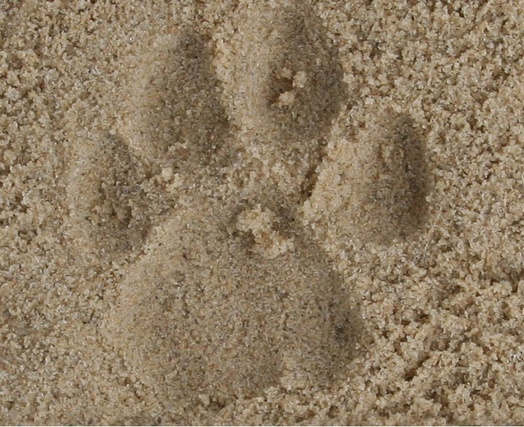
#> input picture images/unmarked/test_cnn/Female Archback 1.jpg, 524 x 427 px, shrunk from 748 x 610 before the run; its folder holds 4 pictures in this run
$ python edge_detector.py
#> lines starting #> are read from the running program, lines starting #| are printed output that depends on the picture; after the words box and inside, x2 and y2 are one past the last pixel; in counts of white or black regions, pixels touching at a corner belong together

from PIL import Image
import numpy as np
import seaborn as sns
import matplotlib.pyplot as plt


ind = [1, 5, 2]
fig, axes = plt.subplots(3, 3, figsize=(9,24))
y = 0
for t in ind:
    im = Image.open('images/unmarked/test_cnn/Female Archback ' + str(t) + '.jpg')
#> im is the input picture: PIL image 524x427 RGB; mean R, G, B 142.5, 123.6, 98.1
    #im = Image.open('dot.jpg')
    size = im.getdata().size
#> size = (524, 427)
    #print(size)


    axes[0,y].imshow(im)
    img = np.array(im.getdata()).reshape((size[1],size[0],3))


    def pool(image, fn, kernel=5, stride=2):

        h_prev, w_prev, n = image.shape

        h = int((h_prev - kernel)/stride)+1
        w = int((w_prev - kernel)/stride)+1

        downsampled = np.zeros((h, w, n))

        for i in range(n):
            curr_y = out_y = 0
            # slide the max pooling window vertically across the image
            while curr_y + kernel <= h_prev:
                curr_x = out_x = 0
                # slide the max pooling window horizontally across the image
                while curr_x + kernel <= w_prev:
                    # choose the maximum value within the window at each step and store it to   the output matrix

                    downsampled[out_y, out_x, i] = fn(image[curr_y:curr_y+kernel,
                                                       curr_x:curr_x+kernel, i])

                    curr_x += stride
                    out_x += 1
                curr_y += stride
                out_y += 1

        return downsampled

    def scan(image, filt, stride=1):

        kernel=filt.shape[0]
        h_prev, w_prev, n = image.shape

        h = int((h_prev - kernel)/stride)+1
        w = int((w_prev - kernel)/stride)+1
        downsampled = np.zeros((h, w, n))

        for i in range(n):
            curr_y = out_y = 0
            # slide the max pooling window vertically across the image
            while curr_y + kernel <= h_prev:
                curr_x = out_x = 0
                # slide the max pooling window horizontally across the image
                while curr_x + kernel <= w_prev:
                    # choose the maximum value within the window at each step and store it to   the output matrix

                    downsampled[out_y, out_x, i] = np.sum(filt *
                                                          image[curr_y:curr_y+kernel,
                                                          curr_x:curr_x+kernel, i])

                    curr_x += stride
                    out_x += 1
                curr_y += stride
                out_y += 1

        return downsampled


    size = 5
    speckle = np.zeros((1, size*size))
    for i in range(size*size):
        speckle[0, i] = 1 if i%2 else -1
    speckle = speckle.reshape((size, size))

    bigspeckle = np.array([[ 1.,  1.,  1., -1., -1., -1.,  1.,  1.,  1.],
                            [ 1.,  1.,  1., -1., -1., -1.,  1.,  1.,  1.],
                           [1., 1., 1., -1., -1., -1., 1., 1., 1.],
                            [-1., -1., -1.,  1.,  1.,  1., -1., -1., -1.],
                           [-1., -1., -1., 1., 1., 1., -1., -1., -1.],
                           [-1., -1., -1., 1., 1., 1., -1., -1., -1.],
                             [ 1.,  1.,  1., -1., -1., -1.,  1.,  1.,  1.],
                           [1., 1., 1., -1., -1., -1., 1., 1., 1.],
                           [1., 1., 1., -1., -1., -1., 1., 1., 1.],])
    #print(bigspeckle)
    img = pool(img[:,:,:2], np.mean, kernel=50)
    # img = scan(img[:,:,:2], speckle)
    # img = pool(img[:,:,:2], np.mean, kernel=20)
    # img = scan(img[:,:,:2], bigspeckle)
    # img = scan(img[:,:,:2], bigspeckle)
    # #img = scan(img[:,:,:2], speckle)
    # #img = pool(img[:,:,:2], np.min)
    # #print(img.shape)
    # #img = pool(img[:,:,:], np.max)
    # #print(img.shape)
    #
    #
    hor = np.zeros((size, size))
    hor[size//2-1,:] = -10
    hor[size//2,:] = 10

    vert = np.zeros((size, size))
    vert[:,size//2-1] = -10
    vert[:,size//2] = 10

    img1 = scan(img[:,:,:2], hor)
    img2 = scan(img[:,:,:2], vert)


    img1 = np.abs(img1)
    img2 = np.abs(img2)

    img = img2 + img1

    # [13 lines of commented-out code are left out]


    img = np.sum(img, axis=2)
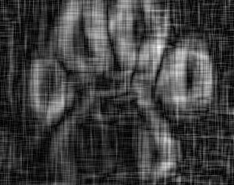
#> img: shape (185, 234) float64; min 0.924, max 441.2, mean 110; drawn with min black and max white


    #dilation and erosion
    #vect = img.copy().flatten().sort()
    #for i in range(len(vect)-1):
    #   vect[i] + vect[i+1]


    sns.heatmap(img, ax= axes[1,y])
    #sns.heatmap(img1[:,:,0])

    g = img.shape
#> g = (185, 234)
    img = img.reshape((1,img.size))
    arr = []
    for i in range(img.size):
        if img.item(i) > 150:
            arr.append(1)
        else:
            arr.append(-1)
#> after the loop, arr = 43290 items
    arr = np.array(arr)
    img = arr.reshape(g)
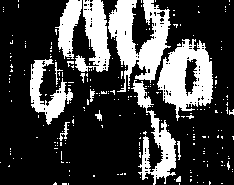
#> img: shape (185, 234) int64; values -1 (black) and 1 (white), 25.8% white; 240 white regions (226 under 20 px), largest, box (x1, y1, x2, y2) and area: (108, 0, 171, 92) 2817, (157, 39, 213, 121) 2549, (131, 80, 176, 185) 1488
    sns.heatmap(img, ax= axes[2,y])
    y += 1
#> pass 2 of the loop `for t in ind:`:
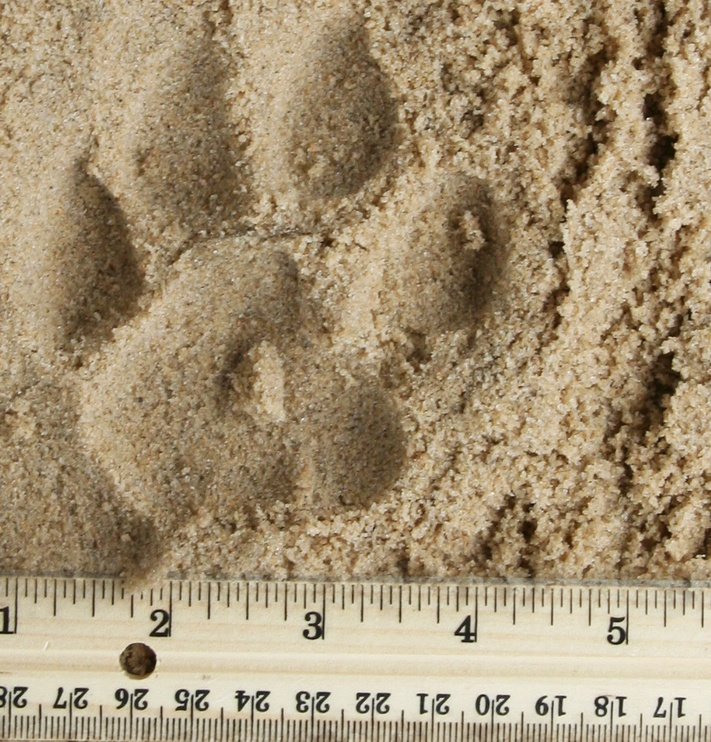
#> input picture images/unmarked/test_cnn/Female Archback 5.jpg, 711 x 742 px, shrunk from 1016 x 1060 before the run
#> im is the input picture: PIL image 711x742 RGB; mean R, G, B 164.3, 145.8, 115.3
#> `img = np.sum(img, axis=2)`:
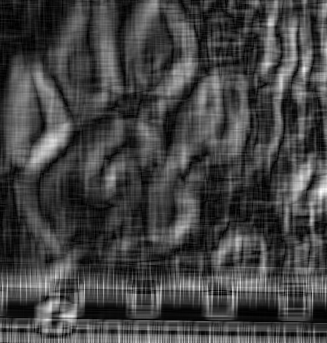
#> img: shape (343, 327) float64; min 3.31, max 843.4, mean 224.1; drawn with min black and max white
#> after the loop `for i in range(img.size):`: arr = 112161 items
#> `img = arr.reshape(g)`:
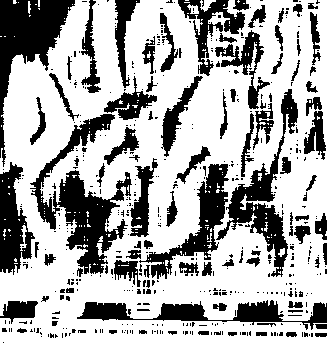
#> img: shape (343, 327) int64; values -1 (black) and 1 (white), 67.1% white; 494 black regions (400 under 20 px), largest, box (x1, y1, x2, y2) and area: (30, 114, 132, 274) 5086, (0, 0, 75, 167) 4139, (216, 89, 298, 277) 3296
#> (the run stopped early here; a loop or call above may not have finished)
